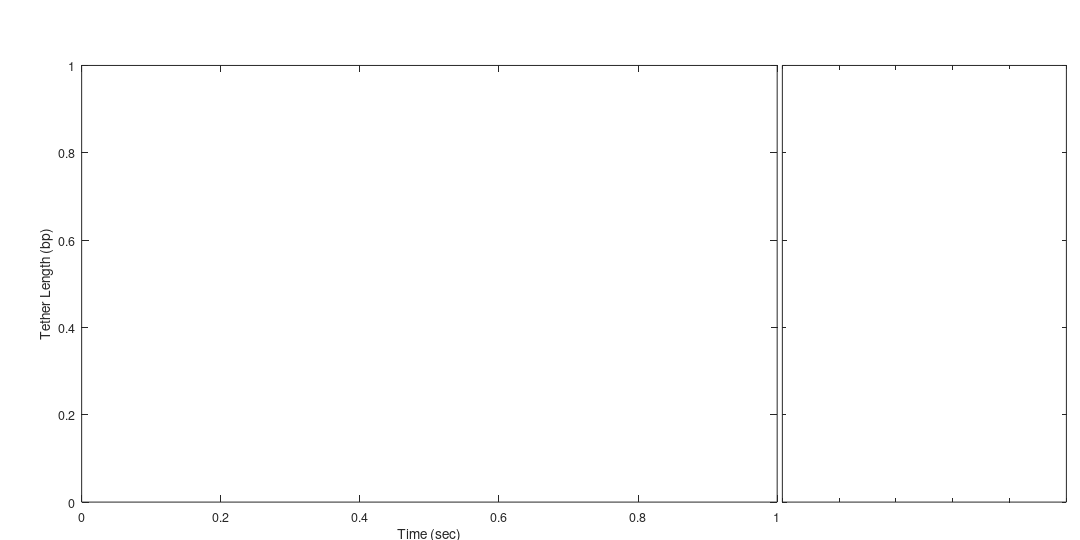

The MATLAB source for this figure: (Note: this script raises an error after producing the figure.)
function BurstSize__Main()
% Load trace, select a feedback cycle, filtering frequency. Then the
% function allows the user to select a region of the trace to compute the
% kernel density and thus measure the burst size. The regions have to be
% selected manually. Eventually I need to make a way of saving the results
% to one location.
%
% Gheorghe Chistol, 29 dec 2012

    Bandwidth = 2500; %in hertz
    FiltFreq  = 100; %initial filtering frequency
    FiltFact  = round(Bandwidth/FiltFreq); %Filtering Factor

    %% Select the portion of the data that you want analyzed
    Length = [];
    Time   = [];
    figure('Units','normalized','Position',[0.0073    0.0651    0.9876    0.8659],'Resize','on','Name','No Data Has Been Loaded Yet','PaperPosition',[0 0 12 6]);
    PlotAxis   = axes('Units','normalized','Position',[0.0756    0.0702    0.6440    0.8086],'Box','on','Layer','top','Tag','PlotAxes');
    xlabel('Time (sec)'); ylabel('Tether Length (bp)');

    KernelAxis = axes('Units','normalized','Position',[0.7244    0.0702    0.2630    0.8086],'Box','on','Layer','top','Tag','KernelAxes');
    set(gca,'XTickLabel',[],'YTickLabel',[]);

    BurstSize__Main_GUI('Initialize');
end